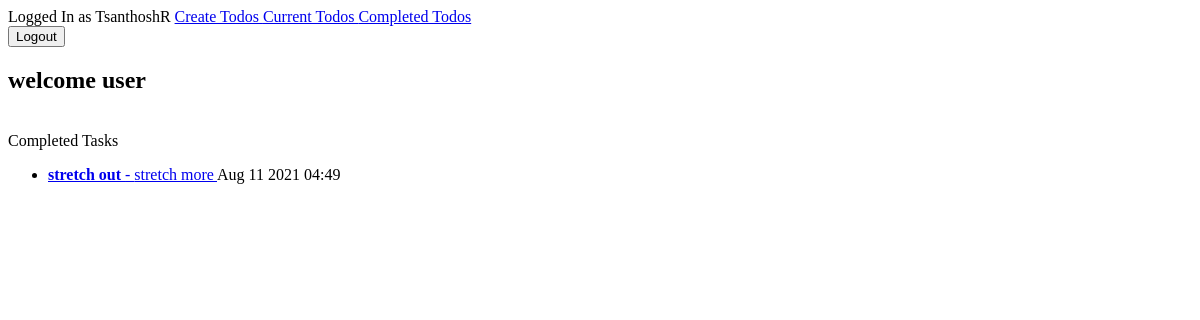
The app's page /completed/ (signed in), older data.
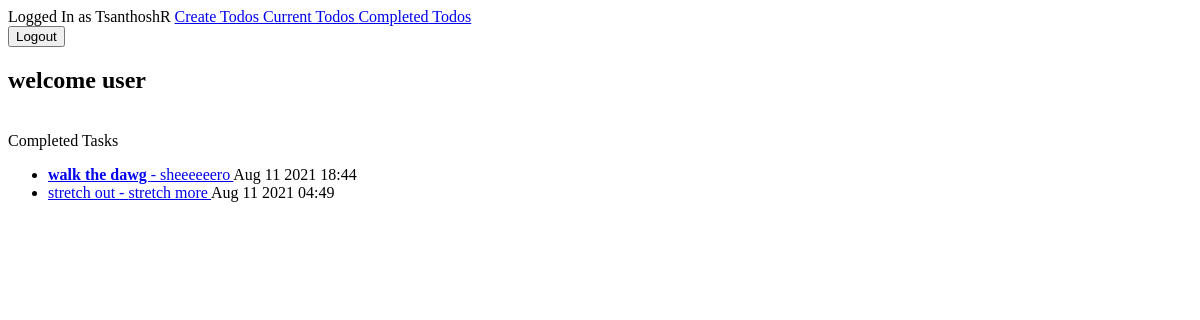
The same page, newer data.
### todolist/models.py (models this page shows, shortened)
class TODO(models.Model):
    title = models.CharField(max_length=100)
    memo = models.TextField(blank=True)
    created = models.DateTimeField(auto_now_add=True)
    completed = models.DateTimeField(null=True, blank=True)
    important = models.BooleanField(default=False)
    user = models.ForeignKey(User, on_delete=models.CASCADE)

### todolist/views.py (the view)
# urls.py: path('completed/', views.completedtodos, name='completedtodos'),
@login_required
def completedtodos(request):
    todos = TODO.objects.filter(user=request.user, completed__isnull=False).order_by('-completed')
    dict_to_pass={'todos':todos}
    return render(request, 'todolist/completedtodos.html',dict_to_pass)

### todolist/templates/todolist/completedtodos.html
{% extends 'todolist/base.html' %}
{% block content %}
<h2>welcome user </h2><br>
Completed Tasks <br>
<ul>
  {% for todo in todos %}
  <li>
    <a href="{% url 'viewtodo'  todo.id  %}">
    {% if todo.important %}<b>{% endif %}
      {{ todo.title }}
      {% if todo.important %}</b>{% endif %}
      {% if todo.memo %} - {{ todo.memo }}{% endif %}
      </a>
      {{ todo.completed|date:'M j Y H:i' }}
  </li>
  {% endfor %}
</ul>
{% endblock %}

Row changes from the older to the newer data that the page shows:
now on this page (row edited): TODO: title "walk the dawg", memo "sheeeeeero", completed "Aug 11 2021 18:44"
changed TODO "stretch out": important True → False (drawn)
